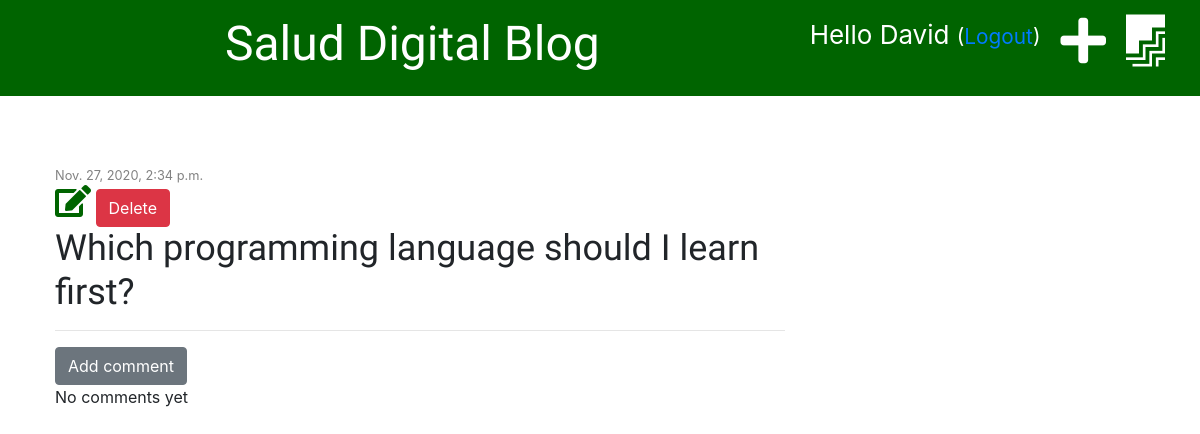
The app's page /post/4/ (signed in) with its own data.
### blog/models.py (models this page shows, shortened)
class Post(models.Model):
    author = models.ForeignKey('auth.User', on_delete=models.CASCADE)
    title = models.CharField(max_length=200)
    text = models.TextField()
    date = models.DateTimeField(default=timezone.now)
    published_date = models.DateTimeField(blank=True, null=True)

### blog/views.py (the view)
# urls.py: path('post/<int:pk>/', views.post_detail, name='post_detail'),
def post_detail(request, pk):
    post = get_object_or_404(Post, pk=pk)
    stuff_for_frontend = {'post' : post}
    return render(request, 'blog/post_detail.html', stuff_for_frontend)

### blog/templatetags/markdownify.py (called while the page is built)
@register.filter
def markdown(value):
    renderer = HighlightRenderer()
    markdown = mistune.Markdown(renderer=renderer)
    return markdown(value)

### blog/templates/blog/post_detail.html (shortened to what this page needs)
{% extends 'blog/base.html' %}
{% load markdownify %}
{% block content %}
    <div class="posts">
            {% if post.published_date %}
                <div class="date">
                {{ post.published_date }}
                </div>
            {% else %}
                <button><a href="{% url 'post_publish' pk=post.pk %}" class="btn btn-primary">Publish</a></button>
            {% endif %}
    {% if user.is_authenticated %}
    <a href="{% url 'post_edit' pk=post.pk %}"><i class="fas fa-edit fa-2x" style="color: darkgreen;"></i></a>
    {% endif %}
    <a href="{% url 'post_delete' pk=post.pk %}" class="btn btn-danger" onclick="return confirm('Are you sure ypou want to delete this post?')">Delete</a>
        <h2>{{post.title}}</h2>
    </div>
    <hr>
    <a href="{% url 'add_comment_to_post' pk=post.pk %}" class="btn btn-secondary">Add comment</a>
    {% for comment in post.comments.all %}
        {% if user.is_authenticated or comment.approved %}
        <div class="comment">
            <div class="date">
                {{comment.date}}
            </div>
            {% if not comment.approved and user.is_superuser %}
                <a h href="{% url 'comment_approve' pk=comment.pk %}"><i class="fas fa-check"></i></a>
                <a href="{% url 'comment_remove' pk=comment.pk %}" class="btn btn-danger"><i class="fas fa-trash-alt"></i></a>
            {% endif %}
                <strong>{{comment.author}}</strong>
                <p>{{comment.text|markdown|safe}} </p>
        </div>
        {% endif %}
    {% empty %}
            <p>No comments yet</p>
    {% endfor %}
{% endblock %}

### blog/templates/blog/base.html (shortened to what this page needs)
{% load staticfiles %}
<!DOCTYPE html>
<html lang="en">
<head>
    <link rel="stylesheet" href="https:////stackpath.bootstrapcdn.com/bootstrap/4.5.2/css/bootstrap.min.css">
    <link rel="stylesheet" href="{% static 'css/blog.css' %}">
    <link rel="stylesheet" href="https://pro.fontawesome.com/releases/v5.10.0/css/all.css"/>
    <link rel="stylesheet" href="{% static 'css/zenburn.css' %}">
</head>
<body>
    <div class="page-header">
            {% if user.is_authenticated %}
            <a href="{% url 'post_draft_list' %}" class="top-menu"><i class="fab fa-firstdraft fa-2x"></i></a>
            <a href="{% url 'post_new' %}" class="top-menu"><i class="fas fa-plus fa-2x"></i></a>
            <p class="top-menu">Hello {{ user.username }} <small>(<a href="{% url 'logout' %}">Logout</a>)</small></p>
            {% else %}
            <a href="{% url 'login' %}" class="top-menu"><i class="fas fa-sign-in-alt fa-2x"></i></a>
            {% endif %}
            <h1><a href="{% url 'post_list' %}" >Salud Digital Blog</a></h1>
    </div>
    <div class="content container">
        <div class="row">
            <div class="col-md-8">
                {% block content %}
                {% endblock %}
            </div>
        </div>
    </div>
</body>
</html>

### blog/static/css/blog.css (style rules this page uses)
.page-header { background-color: darkgreen; padding: 15px; margin-top: 0px; }
.page-header h1, .page-header h1 a { text-align: center; color: white; font-size: 36pt; text-decoration: none; }
.content { margin-left: 40px; }
h1, h2, h3, h4 { font-family: 'Tangerine', 'Inconsolata', 'Droid Sans', serif; font-size: 36px; }
.date { color: #828282; font-size: 0.8em; }
.posts { margin-top: 70px; }
.top-menu { color: white; float: right; font-size: 26px; margin-right: 20px; }

### records on screen
Post: published_date "Nov. 27, 2020, 2:34 p.m.", title "Which programming language should I learn first?"

### other values on screen
{{ user.username }} "David"
